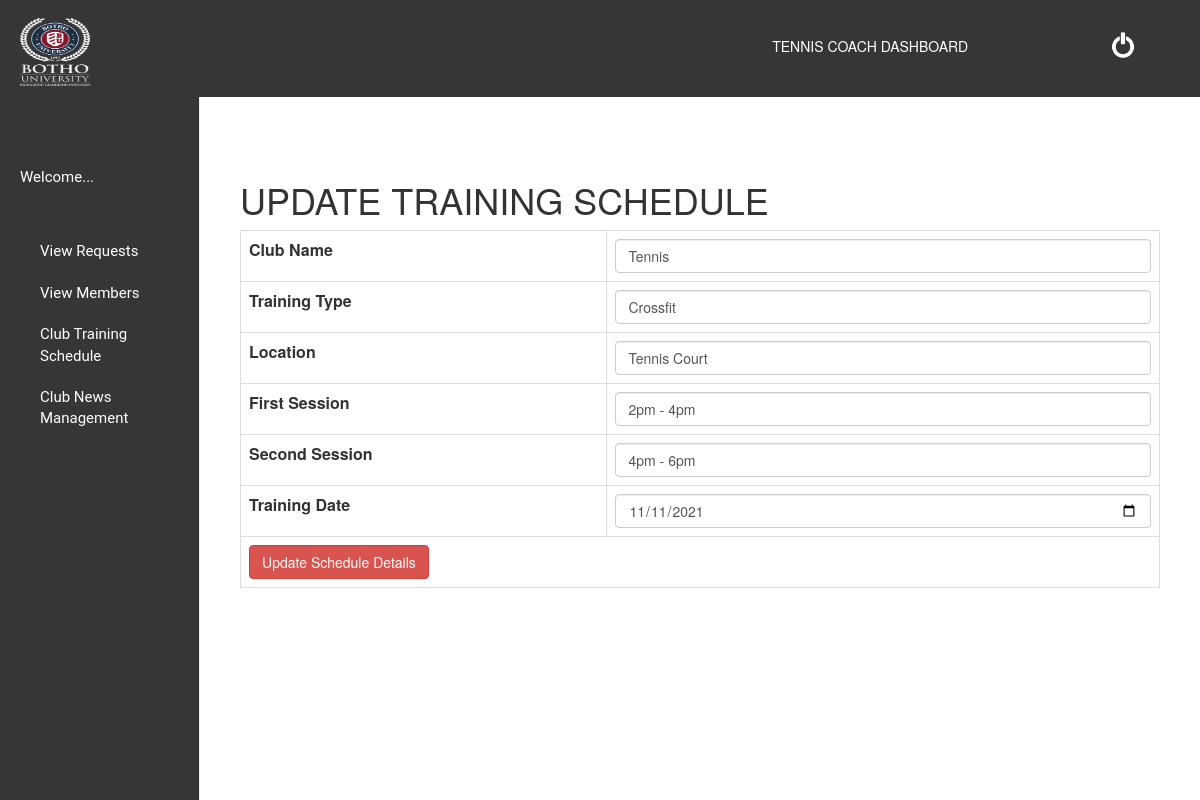
/Tennis/dashboard.php?option=update_room&id=1, run on the app's committed database.
### tables this page shows
CREATE TABLE `trainingschedule` (
  `Sid` int(12) NOT NULL,
  `ClubName` varchar(50) NOT NULL,
  `TrainingType` varchar(50) NOT NULL,
  `Location` varchar(100) NOT NULL,
  `FirstSession` varchar(30) NOT NULL,
  `SecondSession` varchar(30) NOT NULL,
  `TrainingDate` date NOT NULL
);

### Tennis/update_schedule.php (the view, shortened to what this page needs)
<?php
$id=$_GET['id'];
$sql=mysqli_query($conn,"select * from trainingschedule where Sid='$id'");
$res=mysqli_fetch_assoc($sql);
extract($_REQUEST);
?>
<h1>UPDATE TRAINING SCHEDULE</h1>
<form method="post" enctype="multipart/form-data">
<table class="table table-bordered">
	<tr>
		<th>Club Name</th>
		<td><input type="text"  name="clb"  value="Tennis" class="form-control"/>
		</td>
	</tr>
	<tr>
		<th>Training Type</th>
		<td><input type="text"  name="rno"  value="<?php echo $res['TrainingType']; ?>" class="form-control"/>
		</td>
	</tr>
	<tr>
		<th>Location</th>
		<td><input type="text" name="type" value="<?php echo $res['Location']; ?>"  class="form-control"/>
		</td>
	</tr>
	<tr>
		<th>First Session</th>
		<td><input type="text" name="price"  value="<?php echo $res['FirstSession']; ?>" class="form-control"/>
		</td>
	</tr>
	<tr>
		<th>Second Session</th>
		<td><input type="text" name="details"  value="<?php echo $res['SecondSession']; ?>" class="form-control"/>
		</td>
	</tr>
	<tr>
		<th>Training Date</th>
		<td><input type="date" name="date"  value="<?php echo $res['TrainingDate']; ?>" class="form-control"/>
		</td>
	</tr>
	<tr>
		<td colspan="2">
			<input type="submit" class="btn btn-danger" value="Update Schedule Details" name="update"/>
		</td>
	</tr>
</table>
</form>

### Tennis/dashboard.css (style rules this page uses)
body { padding-top: 100px; }

### data on the page
trainingschedule: rno "Crossfit", type "Tennis Court", price "2pm - 4pm", details "4pm - 6pm", date "11/11/2021"
